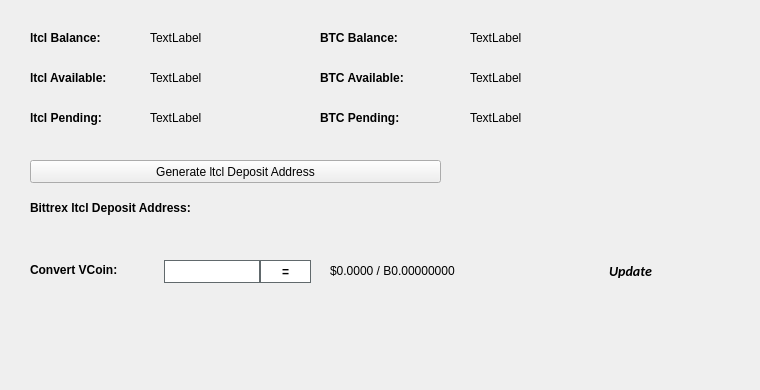
   <widget class="QWidget" name="BalanceTab">
    <attribute name="title">
     <string>Balance</string>
    </attribute>
    <widget class="QLabel" name="BitcoinBalanceLabel">
     <property name="geometry">
      <rect>
       <x>470</x>
       <y>30</y>
       <width>150</width>
       <height>16</height>
      </rect>
     </property>
     <property name="text">
      <string>TextLabel</string>
     </property>
    </widget>
    <widget class="QLabel" name="LTCLBalanceLabel">
     <property name="geometry">
      <rect>
       <x>150</x>
       <y>30</y>
       <width>150</width>
       <height>16</height>
      </rect>
     </property>
     <property name="text">
      <string>TextLabel</string>
     </property>
    </widget>
    <widget class="QLabel" name="label_11">
     <property name="geometry">
      <rect>
       <x>30</x>
       <y>30</y>
       <width>101</width>
       <height>16</height>
      </rect>
     </property>
     <property name="font">
      <font>
       <weight>75</weight>
       <bold>true</bold>
      </font>
     </property>
     <property name="text">
      <string>ltcl Balance:</string>
     </property>
    </widget>
    <widget class="QLabel" name="label_12">
     <property name="geometry">
      <rect>
       <x>320</x>
       <y>30</y>
       <width>101</width>
       <height>16</height>
      </rect>
     </property>
     <property name="font">
      <font>
       <weight>75</weight>
       <bold>true</bold>
      </font>
     </property>
     <property name="text">
      <string>BTC Balance:</string>
     </property>
    </widget>
    <widget class="QLabel" name="LTCLAvailableLabel_2">
     <property name="geometry">
      <rect>
       <x>150</x>
       <y>70</y>
       <width>150</width>
       <height>16</height>
      </rect>
     </property>
     <property name="text">
      <string>TextLabel</string>
     </property>
    </widget>
    <widget class="QLabel" name="label_13">
     <property name="geometry">
      <rect>
       <x>30</x>
       <y>70</y>
       <width>111</width>
       <height>16</height>
      </rect>
     </property>
     <property name="font">
      <font>
       <weight>75</weight>
       <bold>true</bold>
      </font>
     </property>
     <property name="text">
      <string>ltcl Available:</string>
     </property>
    </widget>
    <widget class="QLabel" name="label_14">
     <property name="geometry">
      <rect>
       <x>30</x>
       <y>110</y>
       <width>101</width>
       <height>16</height>
      </rect>
     </property>
     <property name="font">
      <font>
       <weight>75</weight>
       <bold>true</bold>
      </font>
     </property>
     <property name="text">
      <string>ltcl Pending:</string>
     </property>
    </widget>
    <widget class="QLabel" name="LTCLPendingLabel">
     <property name="geometry">
      <rect>
       <x>150</x>
       <y>110</y>
       <width>150</width>
       <height>16</height>
      </rect>
     </property>
     <property name="text">
      <string>TextLabel</string>
     </property>
    </widget>
    <widget class="QLabel" name="label_15">
     <property name="geometry">
      <rect>
       <x>320</x>
       <y>70</y>
       <width>111</width>
       <height>16</height>
      </rect>
     </property>
     <property name="font">
      <font>
       <weight>75</weight>
       <bold>true</bold>
      </font>
     </property>
     <property name="text">
      <string>BTC Available:</string>
     </property>
    </widget>
    <widget class="QLabel" name="BitcoinAvailableLabel">
     <property name="geometry">
      <rect>
       <x>470</x>
       <y>70</y>
       <width>150</width>
       <height>16</height>
      </rect>
     </property>
     <property name="text">
      <string>TextLabel</string>
     </property>
    </widget>
    <widget class="QLabel" name="label_31">
     <property name="geometry">
      <rect>
       <x>320</x>
       <y>110</y>
       <width>111</width>
       <height>16</height>
      </rect>
     </property>
     <property name="font">
      <font>
       <weight>75</weight>
       <bold>true</bold>
      </font>
     </property>
     <property name="text">
      <string>BTC Pending:</string>
     </property>
    </widget>
    <widget class="QLabel" name="BitcoinPendingLabel">
     <property name="geometry">
      <rect>
       <x>470</x>
       <y>110</y>
       <width>150</width>
       <height>16</height>
      </rect>
     </property>
     <property name="text">
      <string>TextLabel</string>
     </property>
    </widget>
    <widget class="QLabel" name="label_33">
     <property name="geometry">
      <rect>
       <x>30</x>
       <y>200</y>
       <width>221</width>
       <height>16</height>
      </rect>
     </property>
     <property name="font">
      <font>
       <weight>75</weight>
       <bold>true</bold>
      </font>
     </property>
     <property name="text">
      <string>Bittrex ltcl Deposit Address:</string>
     </property>
    </widget>
    <widget class="QPushButton" name="GenDepositBTN">
     <property name="geometry">
      <rect>
       <x>30</x>
       <y>160</y>
       <width>411</width>
       <height>23</height>
      </rect>
     </property>
     <property name="text">
      <string>Generate ltcl Deposit Address</string>
     </property>
     <property name="icon">
      <iconset resource="../ltcl.qrc">
       <normaloff>:/icons/bitcoin</normaloff>:/icons/bitcoin</iconset>
     </property>
    </widget>
    <widget class="QLabel" name="DepositAddressLabel">
     <property name="geometry">
      <rect>
       <x>200</x>
       <y>200</y>
       <width>261</width>
       <height>16</height>
      </rect>
     </property>
     <property name="palette">
      <palette>
       <active>
        <colorrole role="WindowText">
         <brush brushstyle="SolidPattern">
          <color alpha="255">
           <red>0</red>
           <green>0</green>
           <blue>0</blue>
          </color>
         </brush>
        </colorrole>
        <colorrole role="Text">
         <brush brushstyle="SolidPattern">
          <color alpha="255">
           <red>0</red>
           <green>0</green>
           <blue>255</blue>
          </color>
         </brush>
        </colorrole>
       </active>
       <inactive>
        <colorrole role="WindowText">
         <brush brushstyle="SolidPattern">
          <color alpha="255">
           <red>0</red>
           <green>0</green>
           <blue>0</blue>
          </color>
         </brush>
        </colorrole>
        <colorrole role="Text">
         <brush brushstyle="SolidPattern">
          <color alpha="255">
           <red>0</red>
           <green>0</green>
           <blue>255</blue>
          </color>
         </brush>
        </colorrole>
       </inactive>
       <disabled>
        <colorrole role="WindowText">
         <brush brushstyle="SolidPattern">
          <color alpha="255">
           <red>120</red>
           <green>120</green>
           <blue>120</blue>
          </color>
         </brush>
        </colorrole>
        <colorrole role="Text">
         <brush brushstyle="SolidPattern">
          <color alpha="255">
           <red>120</red>
           <green>120</green>
           <blue>120</blue>
          </color>
         </brush>
        </colorrole>
       </disabled>
      </palette>
     </property>
     <property name="font">
      <font>
       <weight>75</weight>
       <bold>true</bold>
      </font>
     </property>
     <property name="text">
      <string/>
     </property>
     <property name="alignment">
      <set>Qt::AlignRight|Qt::AlignTrailing|Qt::AlignVCenter</set>
     </property>
     <property name="textInteractionFlags">
      <set>Qt::LinksAccessibleByMouse|Qt::TextSelectableByKeyboard|Qt::TextSelectableByMouse</set>
     </property>
    </widget>
    <widget class="QLabel" name="label_8">
     <property name="geometry">
      <rect>
       <x>460</x>
       <y>300</y>
       <width>281</width>
       <height>81</height>
      </rect>
     </property>
     <property name="text">
      <string/>
     </property>
     <property name="pixmap">
      <pixmap>:/images/bittrex</pixmap>
     </property>
    </widget>
    <widget class="QWidget" name="widgetConversion" native="true">
     <property name="geometry">
      <rect>
       <x>0</x>
       <y>250</y>
       <width>751</width>
       <height>43</height>
      </rect>
     </property>
     <property name="minimumSize">
      <size>
       <width>0</width>
       <height>43</height>
      </size>
     </property>
     <property name="styleSheet">
      <string notr="true"/>
     </property>
     <widget class="QPushButton" name="btnUpdateMarketData">
      <property name="geometry">
       <rect>
        <x>575</x>
        <y>0</y>
        <width>111</width>
        <height>41</height>
       </rect>
      </property>
      <property name="sizePolicy">
       <sizepolicy hsizetype="Expanding" vsizetype="Expanding">
        <horstretch>0</horstretch>
        <verstretch>0</verstretch>
       </sizepolicy>
      </property>
      <property name="font">
       <font>
        <family>calibri</family>
        <pointsize>-1</pointsize>
        <weight>75</weight>
        <italic>true</italic>
        <bold>true</bold>
       </font>
      </property>
      <property name="styleSheet">
       <string notr="true">margin:0px;text-align:center;padding:2px;border-radius:3px;font-style:italic;width:100px;font-size:14px;font-family:calibri;font-weight:600;</string>
      </property>
      <property name="text">
       <string>Update</string>
      </property>
      <property name="iconSize">
       <size>
        <width>150</width>
        <height>35</height>
       </size>
      </property>
      <property name="autoDefault">
       <bool>true</bool>
      </property>
      <property name="default">
       <bool>true</bool>
      </property>
     </widget>
     <widget class="QLabel" name="lblConvertVCoin">
      <property name="geometry">
       <rect>
        <x>30</x>
        <y>10</y>
        <width>131</width>
        <height>20</height>
       </rect>
      </property>
      <property name="styleSheet">
       <string notr="true"/>
      </property>
      <property name="text">
       <string>&lt;html&gt;&lt;head/&gt;&lt;body&gt;&lt;p&gt;&lt;span style=&quot; font-weight:600;&quot;&gt;Convert VCoin:&lt;/span&gt;&lt;/p&gt;&lt;/body&gt;&lt;/html&gt;</string>
      </property>
     </widget>
     <widget class="QLineEdit" name="txtConvertVCoinQty">
      <property name="geometry">
       <rect>
        <x>160</x>
        <y>10</y>
        <width>100</width>
        <height>23</height>
       </rect>
      </property>
      <property name="minimumSize">
       <size>
        <width>100</width>
        <height>23</height>
       </size>
      </property>
      <property name="maximumSize">
       <size>
        <width>100</width>
        <height>16777215</height>
       </size>
      </property>
      <property name="styleSheet">
       <string notr="true">border: 1px solid #61696c;margin-left:4px;</string>
      </property>
     </widget>
     <widget class="QPushButton" name="btnConvertltcl">
      <property name="geometry">
       <rect>
        <x>260</x>
        <y>10</y>
        <width>51</width>
        <height>23</height>
       </rect>
      </property>
      <property name="minimumSize">
       <size>
        <width>0</width>
        <height>23</height>
       </size>
      </property>
      <property name="styleSheet">
       <string notr="true">border:1px solid #61696c;background:white;font-weight:600;</string>
      </property>
      <property name="text">
       <string>=</string>
      </property>
     </widget>
     <widget class="QLabel" name="lblConvertVCoinResults">
      <property name="geometry">
       <rect>
        <x>330</x>
        <y>0</y>
        <width>201</width>
        <height>41</height>
       </rect>
      </property>
      <property name="styleSheet">
       <string notr="true"/>
      </property>
      <property name="text">
       <string>$0.0000 / B0.00000000</string>
      </property>
     </widget>
     <widget class="QLabel" name="iconOverviewUpdateWait">
      <property name="geometry">
       <rect>
        <x>670</x>
        <y>10</y>
        <width>24</width>
        <height>24</height>
       </rect>
      </property>
      <property name="text">
       <string/>
      </property>
      <property name="pixmap">
       <pixmap resource="../ltcl.qrc">:/icons/transaction_1</pixmap>
      </property>
      <property name="scaledContents">
       <bool>true</bool>
      </property>
      <property name="alignment">
       <set>Qt::AlignCenter</set>
      </property>
     </widget>
    </widget>
   </widget>
